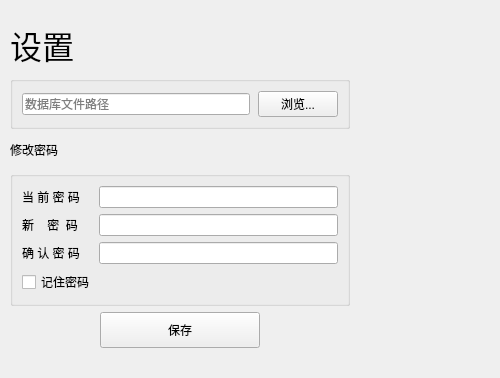
<?xml version="1.0" encoding="UTF-8"?>
<ui version="4.0">
 <class>Setting</class>
 <widget class="QWidget" name="Setting">
  <property name="geometry">
   <rect>
    <x>0</x>
    <y>0</y>
    <width>500</width>
    <height>378</height>
   </rect>
  </property>
  <widget class="QWidget" name="settingContainer">
   <property name="geometry">
    <rect>
     <x>10</x>
     <y>21</y>
     <width>340</width>
     <height>327</height>
    </rect>
   </property>
   <layout class="QVBoxLayout" name="verticalLayout">
    <item>
     <widget class="QLabel" name="label">
      <property name="text">
       <string>&lt;html&gt;&lt;head/&gt;&lt;body&gt;&lt;p&gt;&lt;span style=&quot; font-size:24pt;&quot;&gt;设置&lt;/span&gt;&lt;/p&gt;&lt;/body&gt;&lt;/html&gt;</string>
      </property>
     </widget>
    </item>
    <item>
     <widget class="QGroupBox" name="groupDb">
      <property name="title">
       <string/>
      </property>
      <layout class="QHBoxLayout" name="dbLayout">
       <property name="spacing">
        <number>8</number>
       </property>
       <item>
        <widget class="QLineEdit" name="editDbPath">
         <property name="minimumSize">
          <size>
           <width>180</width>
           <height>0</height>
          </size>
         </property>
         <property name="placeholderText">
          <string>数据库文件路径</string>
         </property>
        </widget>
       </item>
       <item>
        <widget class="QPushButton" name="btnBrowse">
         <property name="minimumSize">
          <size>
           <width>80</width>
           <height>0</height>
          </size>
         </property>
         <property name="maximumSize">
          <size>
           <width>80</width>
           <height>16777215</height>
          </size>
         </property>
         <property name="text">
          <string>浏览...</string>
         </property>
        </widget>
       </item>
      </layout>
     </widget>
    </item>
    <item>
     <widget class="QLabel" name="label_2">
      <property name="text">
       <string>&lt;html&gt;&lt;head/&gt;&lt;body&gt;&lt;p&gt;修改密码&lt;/p&gt;&lt;/body&gt;&lt;/html&gt;</string>
      </property>
     </widget>
    </item>
    <item>
     <widget class="QGroupBox" name="groupPwd">
      <property name="title">
       <string/>
      </property>
      <layout class="QFormLayout" name="pwdLayout">
       <property name="horizontalSpacing">
        <number>4</number>
       </property>
       <item row="0" column="0">
        <widget class="QLabel" name="labelOldPwd">
         <property name="text">
          <string>当 前 密 码 </string>
         </property>
        </widget>
       </item>
       <item row="0" column="1">
        <widget class="QLineEdit" name="editOldPwd">
         <property name="minimumSize">
          <size>
           <width>200</width>
           <height>0</height>
          </size>
         </property>
         <property name="echoMode">
          <enum>QLineEdit::Password</enum>
         </property>
        </widget>
       </item>
       <item row="1" column="0">
        <widget class="QLabel" name="labelNewPwd">
         <property name="text">
          <string>新    密  码 </string>
         </property>
        </widget>
       </item>
       <item row="1" column="1">
        <widget class="QLineEdit" name="editNewPwd">
         <property name="minimumSize">
          <size>
           <width>200</width>
           <height>0</height>
          </size>
         </property>
         <property name="echoMode">
          <enum>QLineEdit::Password</enum>
         </property>
        </widget>
       </item>
       <item row="2" column="0">
        <widget class="QLabel" name="labelConfirmPwd">
         <property name="text">
          <string>确 认 密 码 </string>
         </property>
        </widget>
       </item>
       <item row="2" column="1">
        <widget class="QLineEdit" name="editConfirmPwd">
         <property name="minimumSize">
          <size>
           <width>200</width>
           <height>0</height>
          </size>
         </property>
         <property name="echoMode">
          <enum>QLineEdit::Password</enum>
         </property>
        </widget>
       </item>
       <item row="3" column="0">
        <widget class="QCheckBox" name="chkLoginCache">
         <property name="text">
          <string>记住密码</string>
         </property>
        </widget>
       </item>
      </layout>
     </widget>
    </item>
    <item>
     <layout class="QHBoxLayout" name="saveBtnLayout">
      <item>
       <spacer name="saveLeft">
        <property name="orientation">
         <enum>Qt::Horizontal</enum>
        </property>
        <property name="sizeHint" stdset="0">
         <size>
          <width>20</width>
          <height>20</height>
         </size>
        </property>
       </spacer>
      </item>
      <item>
       <widget class="QPushButton" name="btnSave">
        <property name="minimumSize">
         <size>
          <width>160</width>
          <height>36</height>
         </size>
        </property>
        <property name="text">
         <string>保存</string>
        </property>
       </widget>
      </item>
      <item>
       <spacer name="saveRight">
        <property name="orientation">
         <enum>Qt::Horizontal</enum>
        </property>
        <property name="sizeHint" stdset="0">
         <size>
          <width>20</width>
          <height>20</height>
         </size>
        </property>
       </spacer>
      </item>
     </layout>
    </item>
   </layout>
  </widget>
 </widget>
 <resources/>
 <connections/>
</ui>
